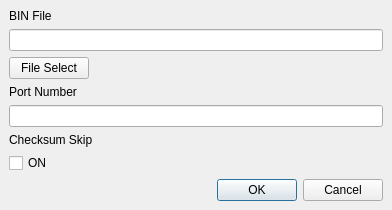
<?xml version="1.0" encoding="UTF-8"?>
<ui version="4.0">
 <class>Main</class>
 <widget class="QMainWindow" name="Main">
  <property name="geometry">
   <rect>
    <x>0</x>
    <y>0</y>
    <width>392</width>
    <height>206</height>
   </rect>
  </property>
  <property name="windowTitle">
   <string>MainWindow</string>
  </property>
  <widget class="QWidget" name="centralwidget">
   <layout class="QHBoxLayout" name="horizontalLayout">
    <item>
     <layout class="QVBoxLayout" name="Outter_Layout" stretch="0,0,0,0,0,0,0,0,0">
      <property name="sizeConstraint">
       <enum>QLayout::SetDefaultConstraint</enum>
      </property>
      <item>
       <widget class="QLabel" name="label">
        <property name="sizePolicy">
         <sizepolicy hsizetype="Fixed" vsizetype="Fixed">
          <horstretch>0</horstretch>
          <verstretch>0</verstretch>
         </sizepolicy>
        </property>
        <property name="text">
         <string>BIN File</string>
        </property>
       </widget>
      </item>
      <item>
       <widget class="QLineEdit" name="lineEdit"/>
      </item>
      <item>
       <widget class="QPushButton" name="pushButton">
        <property name="sizePolicy">
         <sizepolicy hsizetype="Fixed" vsizetype="Fixed">
          <horstretch>0</horstretch>
          <verstretch>0</verstretch>
         </sizepolicy>
        </property>
        <property name="text">
         <string>File Select</string>
        </property>
       </widget>
      </item>
      <item>
       <widget class="QLabel" name="label_2">
        <property name="sizePolicy">
         <sizepolicy hsizetype="Preferred" vsizetype="Fixed">
          <horstretch>0</horstretch>
          <verstretch>0</verstretch>
         </sizepolicy>
        </property>
        <property name="text">
         <string>Port Number</string>
        </property>
       </widget>
      </item>
      <item>
       <widget class="QLineEdit" name="lineEdit_2"/>
      </item>
      <item>
       <widget class="QLabel" name="label_3">
        <property name="sizePolicy">
         <sizepolicy hsizetype="Preferred" vsizetype="Fixed">
          <horstretch>0</horstretch>
          <verstretch>0</verstretch>
         </sizepolicy>
        </property>
        <property name="text">
         <string>Checksum Skip</string>
        </property>
       </widget>
      </item>
      <item>
       <widget class="QCheckBox" name="checkBox">
        <property name="sizePolicy">
         <sizepolicy hsizetype="Minimum" vsizetype="Fixed">
          <horstretch>0</horstretch>
          <verstretch>0</verstretch>
         </sizepolicy>
        </property>
        <property name="text">
         <string>ON</string>
        </property>
       </widget>
      </item>
      <item>
       <spacer name="verticalSpacer">
        <property name="orientation">
         <enum>Qt::Vertical</enum>
        </property>
        <property name="sizeHint" stdset="0">
         <size>
          <width>20</width>
          <height>40</height>
         </size>
        </property>
       </spacer>
      </item>
      <item alignment="Qt::AlignRight">
       <widget class="QDialogButtonBox" name="buttonBox">
        <property name="standardButtons">
         <set>QDialogButtonBox::Cancel|QDialogButtonBox::Ok</set>
        </property>
       </widget>
      </item>
     </layout>
    </item>
   </layout>
  </widget>
 </widget>
 <tabstops>
  <tabstop>lineEdit</tabstop>
  <tabstop>pushButton</tabstop>
  <tabstop>lineEdit_2</tabstop>
  <tabstop>checkBox</tabstop>
 </tabstops>
 <resources/>
 <connections>
  <connection>
   <sender>pushButton</sender>
   <signal>clicked()</signal>
   <receiver>Main</receiver>
   <slot>File_Dialog()</slot>
   <hints>
    <hint type="sourcelabel">
     <x>47</x>
     <y>65</y>
    </hint>
    <hint type="destinationlabel">
     <x>399</x>
     <y>151</y>
    </hint>
   </hints>
  </connection>
  <connection>
   <sender>checkBox</sender>
   <signal>clicked()</signal>
   <receiver>Main</receiver>
   <slot>Checksum_ON_OFF()</slot>
   <hints>
    <hint type="sourcelabel">
     <x>381</x>
     <y>160</y>
    </hint>
    <hint type="destinationlabel">
     <x>399</x>
     <y>151</y>
    </hint>
   </hints>
  </connection>
  <connection>
   <sender>buttonBox</sender>
   <signal>rejected()</signal>
   <receiver>Main</receiver>
   <slot>close()</slot>
   <hints>
    <hint type="sourcelabel">
     <x>381</x>
     <y>195</y>
    </hint>
    <hint type="destinationlabel">
     <x>545</x>
     <y>261</y>
    </hint>
   </hints>
  </connection>
  <connection>
   <sender>buttonBox</sender>
   <signal>accepted()</signal>
   <receiver>Main</receiver>
   <slot>Ok_Clicked()</slot>
   <hints>
    <hint type="sourcelabel">
     <x>381</x>
     <y>195</y>
    </hint>
    <hint type="destinationlabel">
     <x>399</x>
     <y>151</y>
    </hint>
   </hints>
  </connection>
 </connections>
 <slots>
  <slot>File_Dialog()</slot>
  <slot>Checksum_ON_OFF()</slot>
  <slot>Ok_Clicked()</slot>
 </slots>
</ui>
